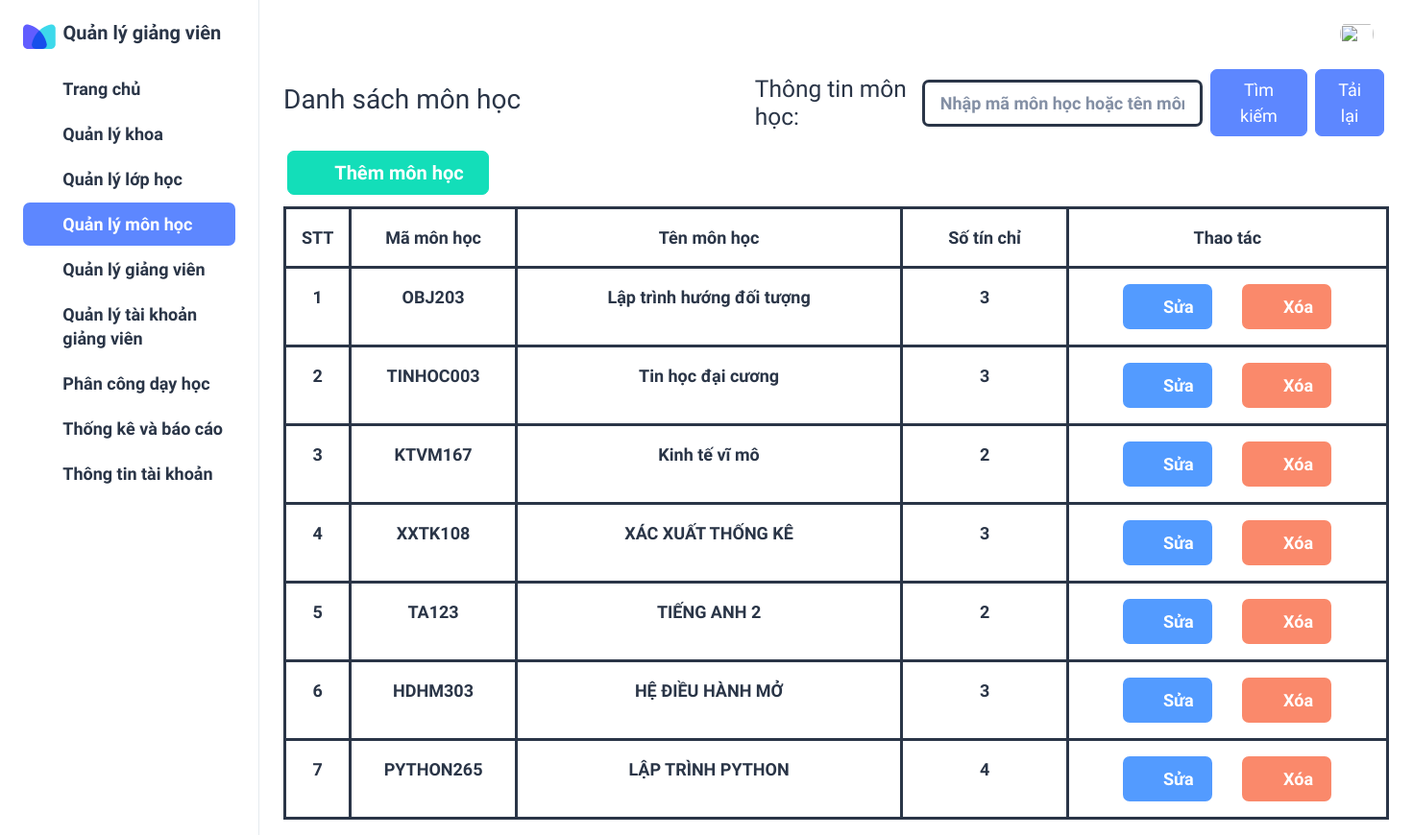
Page /monhoc/ on the committed database.
### quanlygv/models.py (models this page shows, shortened)
class Monhoc(models.Model):
    id = models.AutoField(primary_key=True)
    ma_mh = models.CharField(max_length=20)
    ten_mh = models.CharField(max_length=128)
    so_tc = models.IntegerField()

### quanlygv/views.py (the view)
# urls.py: path('monhoc/', views.monhoc, name='monhoc'),
def monhoc(request):
    return render(request, 'monhoc/monhoc.html',{
        'all_monhoc': Monhoc.objects.all()
    })

### quanlygv/templates/monhoc/monhoc.html (shortened to what this page needs)
{% load static %}
<!doctype html>
<html lang="en">
<head>
  <link rel="stylesheet" href="{% static 'assets/css/styles.min.css' %}" />
</head>
<body>
    <div class="page-wrapper" id="main-wrapper" data-layout="vertical" data-navbarbg="skin6" data-sidebartype="full"
        data-sidebar-position="fixed" data-header-position="">
        <aside class="left-sidebar">
            <div>
                <div class="brand-logo d-flex align-items-center">
                    <a href="{% url 'trangchu' %}" class="text-nowrap logo-img">
                        <img src="{% static 'assets/images/favicon.png' %}" alt="" />
                        <span class="fs-6 ms-1 fw-bolder text-dark">
                          Quản lý giảng viên
                        </span>
                    </a>
                </div>
                <nav class="sidebar-nav scroll-sidebar" data-simplebar="">
                    <ul id="sidebarnav">
                        <li class="sidebar-item">
                            <a class="sidebar-link" href="{% url 'trangchu' %}" aria-expanded="false">
                                <span>
                                  <i class="ti ti-layout-dashboard"></i>
                                </span>
                                <span class="hide-menu fs-5 fw-bolder">Trang chủ</span>
                            </a>
                        </li>
                        <li class="sidebar-item">
                            <a class="sidebar-link" href="{% url 'khoa' %}" aria-expanded="false">
                                <span>
                                    <i class="ti ti-article"></i>
                                </span>
                                <span class="hide-menu fs-5 fw-bolder">Quản lý khoa</span>
                            </a>
                        </li>
                        <li class="sidebar-item">
                            <a class="sidebar-link" href="{% url 'lophoc' %}" aria-expanded="false">
                                <span>
                                    <i class="ti ti-home"></i>
                                </span>
                                <span class="hide-menu fs-5 fw-bolder">Quản lý lớp học</span>
                            </a>
                        </li>
                        <li class="sidebar-item">
                            <a class="sidebar-link" href="{% url 'monhoc' %}" aria-expanded="false">
                                <span>
                                    <i class="ti ti-cards"></i>
                                </span>
                                <span class="hide-menu fs-5 fw-bolder">Quản lý môn học</span>
                            </a>
                        </li>
                        <li class="sidebar-item">
                            <a class="sidebar-link" href="{% url 'giangvien' %}" aria-expanded="false">
                                <span>
                                    <i class="ti ti-user"></i>
                                </span>
                                <span class="hide-menu fs-5 fw-bolder">Quản lý giảng viên</span>
                            </a>
                        </li>
                        <li class="sidebar-item">
                            <a class="sidebar-link" href="{% url 'taikhoangv' %}" aria-expanded="false">
                              <span>
                                <i class="ti ti-users"></i>
                              </span>
                              <span class="hide-menu fs-5 fw-bolder">Quản lý tài khoản <br /> giảng viên</span>
                            </a>
                          </li>
                          <li class="sidebar-item">
                            <a class="sidebar-link" href="{% url 'phanconggv' %}" aria-expanded="false">
                              <span>
                                <i class="ti ti-typography"></i>
                              </span>
                              <span class="hide-menu fs-5 fw-bolder">Phân công dạy học</span>
                            </a>
                          </li>
                          <li class="sidebar-item">
                            <a class="sidebar-link" href="{% url 'thongkebaocao' %}" aria-expanded="false">
                              <span>
                                <i class="ti ti-chart-bar"></i>
                              </span>
                              <span class="hide-menu fs-5 fw-bolder">Thống kê và báo cáo</span>
                            </a>
                          </li>
                          <li class="sidebar-item">
                            <a class="sidebar-link" href="{% url 'thongtintk' %}" aria-expanded="false">
                              <span>
                                <i class="ti ti-user-minus"></i>
                              </span>
                              <span class="hide-menu fs-5 fw-bolder">Thông tin tài khoản</span>
                            </a>
                          </li>
                    </ul>
                </nav>
            </div>
        </aside>
        <div class="body-wrapper">
            <header class="app-header">
                <nav class="navbar navbar-expand-lg navbar-light">
                    <div class="navbar-collapse justify-content-end px-0" id="navbarNav">
                        <ul class="navbar-nav flex-row ms-auto align-items-center justify-content-end">
                            <li class="nav-item dropdown">
                                <a class="nav-link nav-icon-hover" href="javascript:void(0)" id="drop2" data-bs-toggle="dropdown"
                                  aria-expanded="false">
                                  <img src="{% static 'assets/images/' %}{{ request.session.anh }}" alt="" width="35" height="35" class="rounded-circle">
                                </a>
                              </li>
                        </ul>
                    </div>
                </nav>
                <nav class="navbar navbar-expand-lg navbar-light">
                    <div class="navbar-collapse justify-content px-0 row" id="navbarNav">
                        <h2 class="col-5">Danh sách môn học</h2>
                        <div class="col-7">
                            <form action="{% url 'timkiemmonhoc' %}" class="px-0 navbar-collapse justify-content" method="GET">
                                <label for="tk" class="h3 mt-2" style="width: 350px;">Thông tin môn học: </label>
                                <input type="text" class="form-control fw-bolder fs-5 border border-3 border-dark"
                                    id="tk" style="width: 500px;" name="thongtin" placeholder="Nhập mã môn học hoặc tên môn học">
                                <button type="submit" class="btn btn-primary ms-2 fs-5" style="width: 170px;">Tìm
                                    kiếm</button>
                                <a href="{% url 'monhoc' %}" class="btn btn-primary ms-2 fs-5 me-2" style="width: 110px;">Tải
                                    lại</a>
                            </form>
                        </div>
                    </div>
                </nav>
                <nav class="navbar navbar-expand-lg navbar-light">
                    <div class="navbar-collapse justify-content px-0 row ms-1" id="navbarNav">
                        <a class="btn btn-success" href="{% url 'themmonhoc' %}" style="width: 210px;">
                            <i class="ti ti-plus me-1 fs-6"></i>
                            <span class="fw-bolder fs-6">Thêm môn học</span>
                        </a>
                    </div>
                </nav>
                <nav class="navbar navbar-expand-lg navbar-light">
                    <div class="navbar-collapse justify-content px-0" id="navbarNav">
                        <table class="table table-bordered fs-5 fw-bolder border-dark border-3 rounded-4 text-dark">
                            <thead>
                                <tr style="text-align: center;">
                                    <th scope="col" style="width: 5%;">STT</th>
                                    <th scope="col" style="width: 15%;">Mã môn học</th>
                                    <th scope="col" style="width: 35%;">Tên môn học</th>
                                    <th scope="col" style="width: 15%;">Số tín chỉ</th>
                                    <th scope="col">Thao tác</th>
                                </tr>
                            </thead>
                            <tbody>
                                {% for mh in all_monhoc %}
                                <tr style="text-align: center;">
                                    <th>{{ forloop.counter }}</th>
                                    <td>{{ mh.ma_mh }}</td>
                                    <td>{{ mh.ten_mh }}</td>
                                    <td>{{ mh.so_tc }}</td>
                                    <td>
                                        <a class="btn btn-info" href="{% url 'suamonhoc' mh.id %}">
                                            <i class="ti ti-pencil me-1"></i>
                                            <span class="fw-bolder">Sửa</span>
                                        </a>&nbsp;&nbsp;&nbsp;&nbsp;&nbsp;&nbsp;
                                        <a class="btn btn-danger" href="javascript:void(0);" onclick="xoa('{{ mh.ma_mh }}')">
                                            <i class="ti ti-trash me-1 fs-6"></i>
                                            <span class="fw-bolder">Xóa</span>
                                        </a>
                                    </td>
                                </tr>
                                {% endfor %}
                            </tbody>
                        </table>
                    </div>
                </nav>
            </header>
        </div>
    </div>
</body>
</html>

### rows in the picture
Monhoc: ma_mh "OBJ203", ten_mh "Lập trình hướng đối tượng", so_tc "3"
Monhoc: ma_mh "TINHOC003", ten_mh "Tin học đại cương", so_tc "3"
Monhoc: ma_mh "KTVM167", ten_mh "Kinh tế vĩ mô", so_tc "2"
Monhoc: ma_mh "XXTK108", ten_mh "XÁC XUẤT THỐNG KÊ", so_tc "3"
Monhoc: ma_mh "TA123", ten_mh "TIẾNG ANH 2", so_tc "2"
Monhoc: ma_mh "HDHM303", ten_mh "HỆ ĐIỀU HÀNH MỞ", so_tc "3"
Monhoc: ma_mh "PYTHON265", ten_mh "LẬP TRÌNH PYTHON", so_tc "4"
